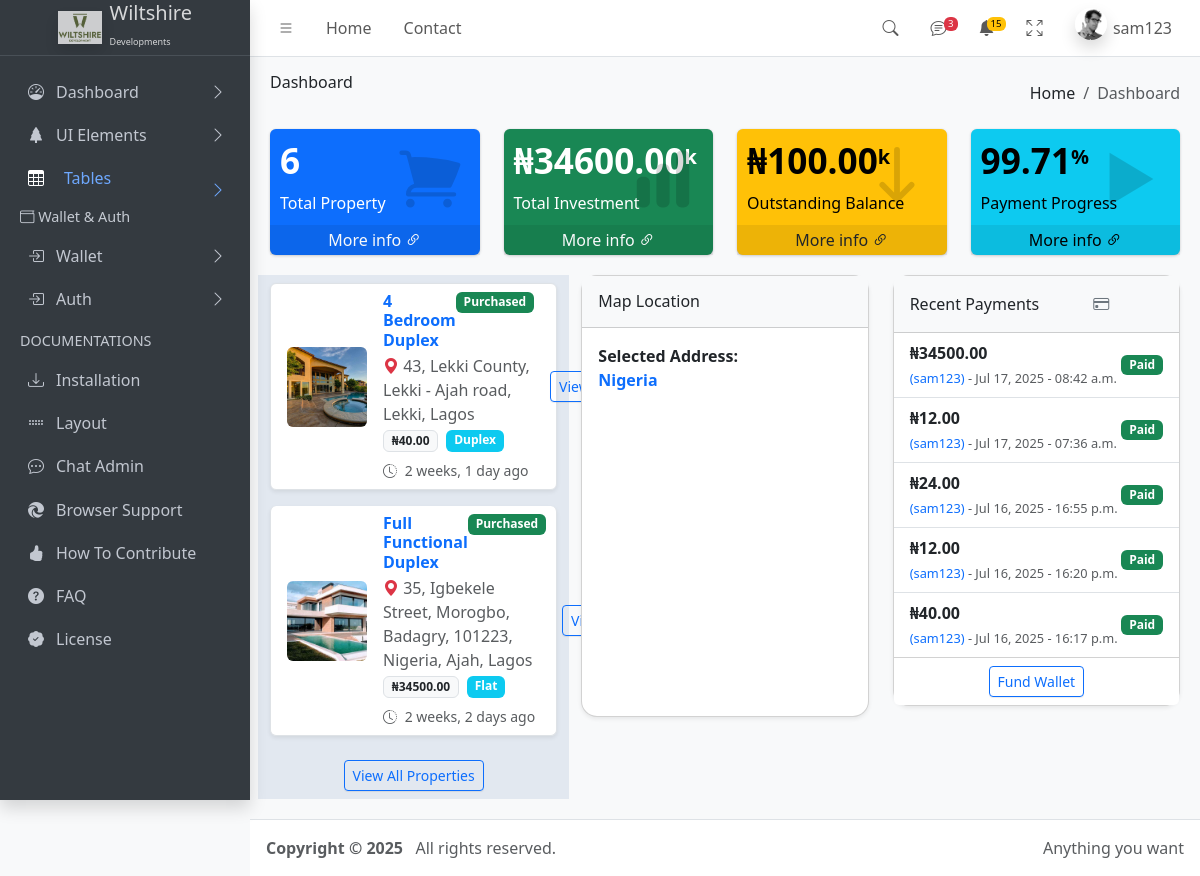
The page /Dashboard/ (signed in) on the database as committed earlier.
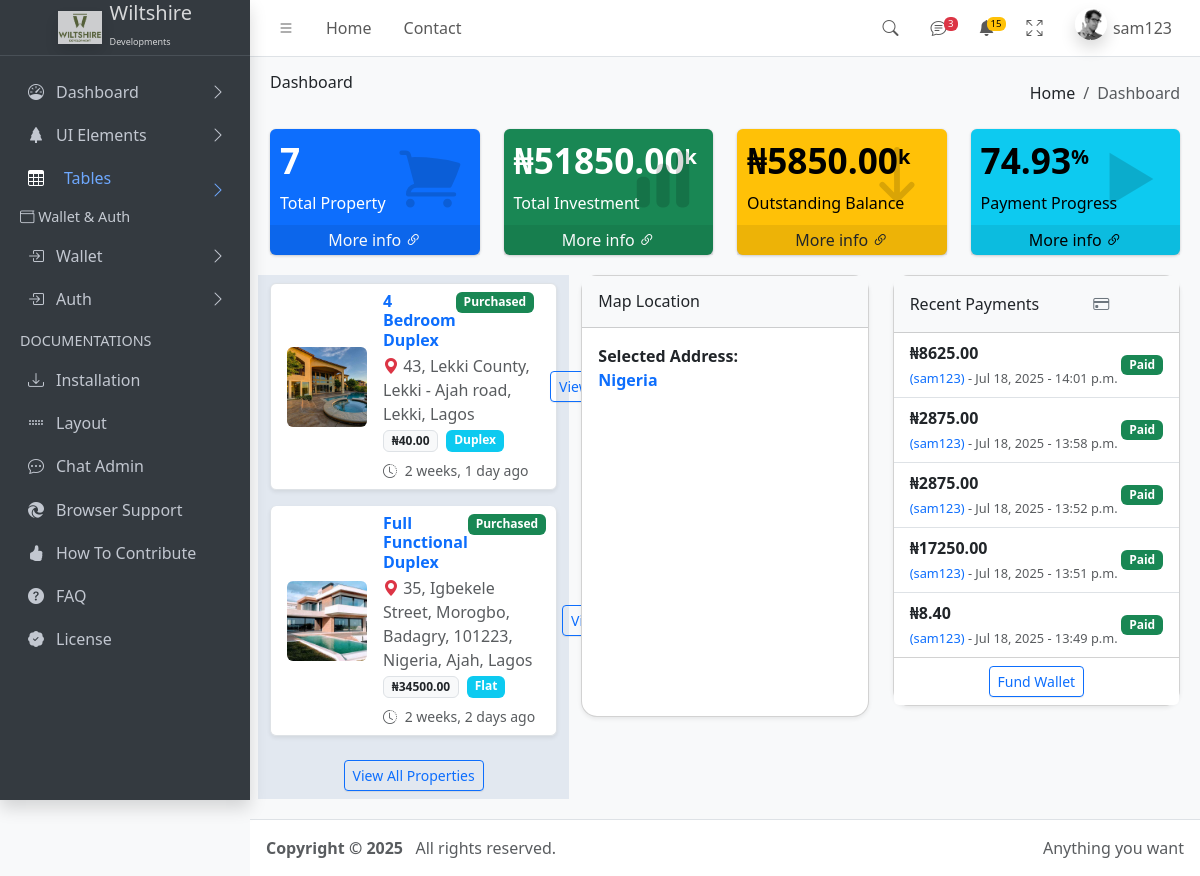
The same page on the database as committed later.
### myapp/models.py (models this page shows, shortened)
class Property(models.Model):
    featureChoice = [
        ('For Sell', 'For Sell'),
        ('For Rent', 'For Rent'),
        ('Sub-Let', 'Sub-Let')
    ]
    PropertyStatus = [
        ('Still Selling', 'Still Selling'),
        ('Taken', 'Taken'),
        ('Leased Out', 'Leased Out')
    ]
    AllowedSubscription = [
        ('Yes', 'Yes'),
        ('No', 'No')
    ]
    title = models.CharField(max_length=200)
    description = models.TextField()
    price = models.DecimalField(max_digits=12, decimal_places=2)
    property_type = models.ForeignKey(PropertyType, on_delete=models.SET_NULL, null=True)
    location = models.ForeignKey(Location, on_delete=models.CASCADE)
    property_status = models.TextField("Property Status", choices=PropertyStatus, max_length=50)
    propertyFeature = models.CharField("feature Choice", choices=featureChoice, max_length=50)
    allSubscription = models.CharField(choices=AllowedSubscription, max_length=50)
    date_added = models.DateTimeField(auto_now_add=True)

class PropertyImage(models.Model):
    VIEW_CHOICES = [
        ('front', 'Front View'),
        ('back', 'Back View'),
        ('side', 'Side View'),
        ('palour', 'Palour View'),
        ('kitchen', 'Kitchen View'),
        ('bedroom', 'Bedroom View'),
    ]
    property = models.ForeignKey(Property, on_delete=models.CASCADE, related_name='images')
    image = models.ImageField(upload_to='property_images/')
    label = models.CharField(max_length=50, choices=VIEW_CHOICES)

class Location(models.Model):
    city = models.CharField(max_length=50)
    state = models.CharField(max_length=100)
    address = models.TextField()
    def __str__(self):
        return f"{self.address}, {self.city}, {self.state}"

class PropertyType(models.Model):
    name = models.CharField(max_length=50, unique=True)
    def __str__(self):
        return self.name

class Transaction(models.Model):
    user = models.ForeignKey(User, on_delete=models.CASCADE)
    reference = models.CharField(max_length=100, unique=True)
    amount = models.DecimalField(max_digits=10, decimal_places=2)
    status = models.CharField(max_length=50)
    created_at = models.DateTimeField(auto_now_add=True)

### myapp/views.py (the view)
# urls.py: path('Dashboard/', views.Dashboard, name="Dashboard"),
@login_required(login_url='LoginUser')
def Dashboard(request):
    Google_API_KEY = settings.GOOGLE_MAPS_API_KEY
    user = request.user
    userFirstname = user.first_name
    is_client_user = is_client(user)
    is_admin_user = is_admin(user)
    total_investment = 0
    to_balance = 0
    payment_progress = 0
    total_visitors = 0
    property_count = 0
    properties = Property.objects.none()  # Default empty queryset
    recent_payments = 0
    full_payment_history_url =0
    if is_admin_user:
        recent_payments = Transaction.objects.all().order_by('-created_at')[:5]
        properties = Property.objects.all().order_by('-date_added')[:7]
        property_count = properties.count()
        purchased_xCount = PurchasedProduct.objects.all().count()
        total_investment = PurchasedProduct.objects.aggregate(total=Sum('deposit'))['total'] or 0
        to_balance = PurchasedProduct.objects.aggregate(total=Sum('to_balance'))['total'] or 0
        total_visitors = Session.objects.filter(expire_date__gte=datetime.now()).count()
    elif is_client_user:
        recent_payments = Transaction.objects.filter(user=user).order_by('-created_at')[:5]  # Fetch latest 5
        full_payment_history_url = reverse('payment_history')  # Define this URL in urls.py
        purchased_titles = PurchasedProduct.objects.filter(user=user).values_list('title', flat=True)
        purchased_xCount = PurchasedProduct.objects.filter(user=user).count()
        properties = Property.objects.prefetch_related('images').filter(title__in=purchased_titles).order_by('-date_added')[:5]
        property_count = properties.count()
        total_investment = PurchasedProduct.objects.filter(user=user).aggregate(total=Sum('deposit'))['total'] or 0
        to_balance = PurchasedProduct.objects.filter(user=user).aggregate(total=Sum('to_balance'))['total'] or 0
        total_price = PurchasedProduct.objects.filter(user=user).aggregate(total=Sum('price'))['total'] or 0
        if total_price and total_price > 0:
            payment_progress = round((total_investment / total_price) * 100, 2)
    transactions = Transaction.objects.filter(user=user).order_by('-created_at')
    getDate = datetime.now().year
    labels = []
    data = []
    today = now()
    for i in range(5, -1, -1):
        target_date = today - timedelta(days=30 * i)
        month_label = target_date.strftime('%b %Y')
        labels.append(month_label)
        if is_admin_user:
            total = Transaction.objects.filter(
                created_at__year=target_date.year,
                created_at__month=target_date.month
            ).aggregate(total=Sum('amount'))['total'] or 0
        else:
            total = Transaction.objects.filter(
                user=user,
                created_at__year=target_date.year,
                created_at__month=target_date.month
            ).aggregate(total=Sum('amount'))['total'] or 0
        data.append(round(total, 2))
    context = {
        'recent_payments': recent_payments,
        'full_payment_history_url': full_payment_history_url,
        'property': properties,
        'getDate': getDate,
        'purchased_xCount': purchased_xCount,
        'GoogleAPIKEY':Google_API_KEY,
        'propertyCount': property_count,
        'user': user,
        'userFirstname': userFirstname,
        'is_client': is_client_user,
        'is_admin': is_admin_user,
        'total_investment': total_investment,
        'to_balance': to_balance,
        'payment_progress': payment_progress,
        'total_visitors': total_visitors,
        'transactions': transactions,
        'chart_labels': labels,
        'chart_data': data,
    }
    return render(request, 'Dashboard/index.html', context)

### myapp/context_processors.py (called while the page is built)
def user_info(request):
    if request.user.is_authenticated:
        return {
            'user_username': request.user.username,
        }
    return {}

### myapp/utils.py (called while the page is built)
def is_client(user):
    return user.groups.filter(name='client').exists()

### myapp/views.py (called while the page is built)
def is_admin(user):
    return user.is_staff or user.is_superuser

### myapp/templates/Dashboard/index.html (shortened to what the changed rows need)
{% load static %}
{% include 'Dashboard/header.html'%}
      <main class="app-main">
        <div class="app-content">
          <div class="container-fluid">
            <div class="row">
              <div class="col-lg-3 col-6">
                <div class="small-box text-bg-primary">
                  <div class="inner">
                    <h3>{{ purchased_xCount }}</h3>
                    <p>Total Property </p>
                  </div>
                </div>
              </div>
              <div class="col-lg-3 col-6">
                <div class="small-box text-bg-success">
                  <div class="inner">
                    <h3>₦{{ total_investment|floatformat:2 }}<sup class="fs-5">k</sup></h3>
                    <p>Total Investment</p>
                  </div>
                </div>
              </div>
              <div class="col-lg-3 col-6">
                <div class="small-box text-bg-warning">
                  <div class="inner">
                    {% if is_client %}
                      <h3>₦{{ to_balance|default:0|floatformat:2 }}<sup class="fs-5">k</sup></h3>
                      <p>Outstanding Balance</p>
                    {% elif is_admin %}
                      <h3>₦{{ to_balance|default:0|floatformat:2 }}<sup class="fs-5">k</sup></h3>
                      <p>Total Outstanding Balance</p>
                    {% else %}
                      <h3>₦0.00<sup class="fs-5">k</sup></h3>
                      <p>Total Outstanding Balance</p>
                    {% endif %}
                  </div>
                </div>
              </div>
                <div class="col-lg-3 col-6">
                  <div class="small-box text-bg-info">
                    <div class="inner">
                      {% if is_client %}
                        <h3>{{ payment_progress }}<sup class="fs-5">%</sup></h3>
                        <p>Payment Progress</p>
                      {% endif %}
                    </div>
                  </div>
                </div>
            </div>
                <div class="row">
                  <div class="col-lg-4 col-sm-11 col-md-6 bg-slate-200 pt-2 mb-2">
                    {% if property and property.exists %}
                      <div class="list-group" id="property-list">
                        {% for item in property %}
                          <div class="list-group-item list-group-item-action mb-3 rounded shadow-sm property-card"
                               data-location="{{ item.location|escapejs }}">
                            <div class="d-flex align-items-center">
                              {% with image=item.images.first %}
                                {% if image %}
                                  <img src="{{ image.image.url }}" alt="{{ item.title }}" class="rounded me-3"
                                       style="width: 80px; height: 80px; object-fit: cover;">
                                {% else %}
                                  <img src="{% static 'img/default-property.jpg' %}" alt="Default" class="rounded me-3"
                                       style="width: 80px; height: 80px; object-fit: cover;">
                                {% endif %}
                              {% endwith %}
                              <div class="flex-grow-1">
                                <div class="d-flex justify-content-between align-items-start">
                                  <h5 class="mb-1 text-primary fw-bold">{{ item.title }}</h5>
                                  {% if is_client %}
                                    <span class="badge bg-success">Purchased</span>
                                  {% endif %}
                                </div>
                                <p class="mb-1 text-muted"><i class="bi bi-geo-alt-fill text-danger"></i> {{ item.location }}</p>
                                <div class="d-flex flex-wrap gap-2">
                                  <span class="badge bg-light text-dark border">₦{{ item.price|floatformat:2 }}</span>
                                  <span class="badge bg-info text-white">{{ item.property_type }}</span>
                                  <span class="text-muted small"><i class="bi bi-clock-history me-1"></i> {{ item.date_added|timesince }} ago</span>
                                </div>
                              </div>
                              <div class="ms-3">
                                <a href="{% url 'viewProperty' item.id %}" class="btn btn-sm btn-outline-primary">View</a>
                              </div>
                            </div>
                          </div>
                        {% endfor %}
                      </div>
                    {% else %}
                      <div class="alert alert-warning text-center">You have no purchased properties yet.</div>
                    {% endif %}
                  </div>
              <div class="col-lg-4">
                <div class="card shadow-sm rounded-4 mb-4">
                  <div class="card-body p-0">
                    {% if recent_payments %}
                      <ul class="list-group list-group-flush">
                        {% for payment in recent_payments %}
                          <li class="list-group-item d-flex justify-content-between align-items-center">
                            <div>
                              <strong>₦{{ payment.amount|floatformat:2 }}</strong><br>
                              <small class="text-muted"><span class='text-primary'>({{payment.user}})</span> - {{ payment.created_at|date:"M d, Y - H:i a" }}</small>
                            </div>
                            <span class="badge bg-success">Paid</span>
                          </li>
                        {% endfor %}
                      </ul>
                    {% else %}
                      <div class="p-3 text-muted text-center">No recent payments found.</div>
                    {% endif %}
                  </div>
                </div>
              </div>
             </div>
          </div>
        </div>
      </main>
    </div>
  </body>
</html>

Rows that differ between the two databases and show on the page:
no longer on this page (row unchanged): Transaction: amount "34500.00", user "sam123", created_at "Jul 17, 2025 - 08:42 a.m."
no longer on this page (row unchanged): Transaction: amount "12.00", user "sam123", created_at "Jul 17, 2025 - 07:36 a.m."
no longer on this page (row unchanged): Transaction: amount "24.00", user "sam123", created_at "Jul 16, 2025 - 16:55 p.m."
no longer on this page (row unchanged): Transaction: amount "12.00", user "sam123", created_at "Jul 16, 2025 - 16:20 p.m."
no longer on this page (row unchanged): Transaction: amount "40.00", user "sam123", created_at "Jul 16, 2025 - 16:17 p.m."
added Transaction: amount "8625.00", user "sam123", created_at "Jul 18, 2025 - 14:01 p.m."
added Transaction: amount "2875.00", user "sam123", created_at "Jul 18, 2025 - 13:58 p.m."
added Transaction: amount "2875.00", user "sam123", created_at "Jul 18, 2025 - 13:52 p.m."
added Transaction: amount "17250.00", user "sam123", created_at "Jul 18, 2025 - 13:51 p.m."
added Transaction: amount "8.40", user "sam123", created_at "Jul 18, 2025 - 13:49 p.m."
Other text that changed with them:
{{ purchased_xCount }}: "6" → "7"
{{ total_investment|floatformat:2 }}: "34600.00" → "51850.00"
{{ to_balance|default:0|floatformat:2 }}: "100.00" → "5850.00"
{{ payment_progress }}: "99.71" → "74.93"
